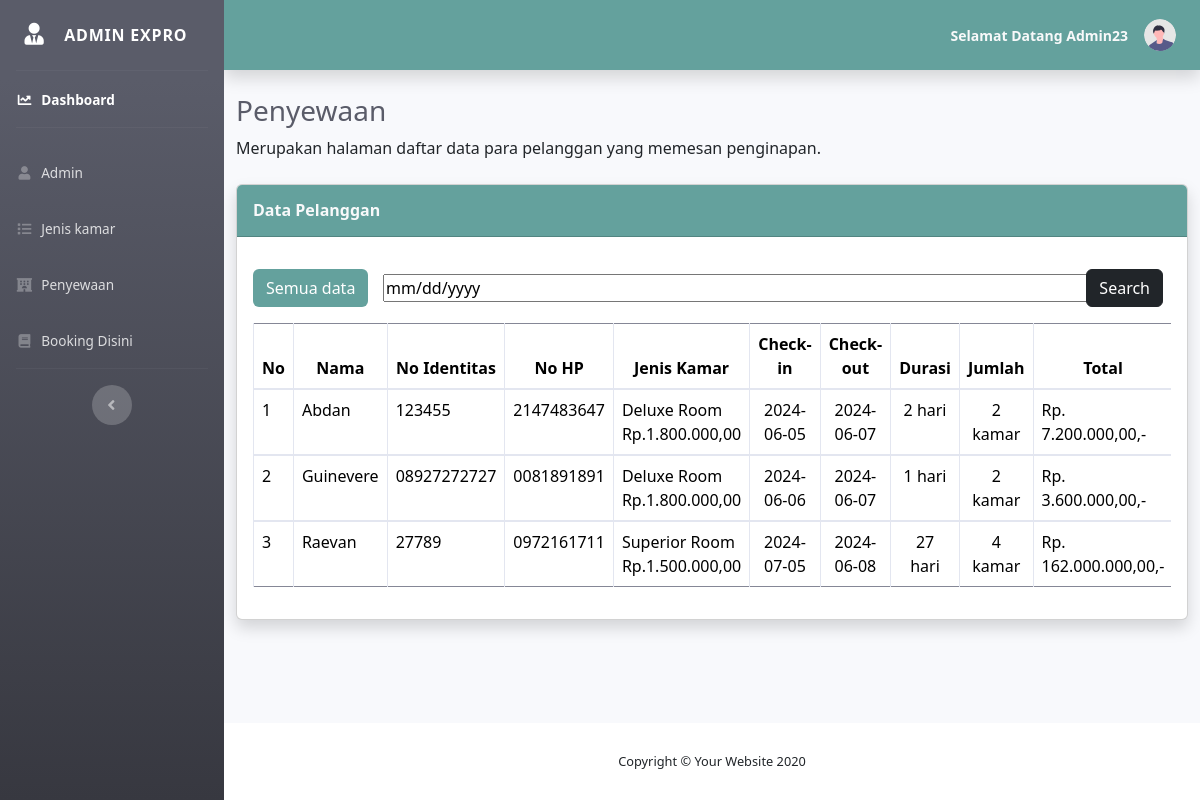
The page /dashboard/sewa.php (signed in) on the database its author committed.
### tables this page shows
CREATE TABLE `tbl_penyewa` (
  `id_sewa` int NOT NULL AUTO_INCREMENT,
  `id_kamar` int NOT NULL,
  `nama` varchar(255) NOT NULL,
  `check_in` date NOT NULL,
  `check_out` date NOT NULL,
  `durasi` int NOT NULL,
  `no_identitas` varchar(255) NOT NULL,
  `no_hp` varchar(255) NOT NULL,
  `jumlah` int NOT NULL,
  `total` int NOT NULL,
  PRIMARY KEY (`id_sewa`)
);

CREATE TABLE `tbl_jenis_kamar` (
  `id_kamar` int NOT NULL AUTO_INCREMENT,
  `jenis_kamar` varchar(255) NOT NULL,
  `harga` int NOT NULL,
  `keterangan` varchar(255) NOT NULL,
  PRIMARY KEY (`id_kamar`)
);

### dashboard/sewa.php (the view, shortened to what this page needs)
<!DOCTYPE html>
<html lang="en">
<head>
    <link href="vendor/fontawesome-free/css/all.min.css" rel="stylesheet" type="text/css">
    <link href="css/sb-admin-2.min.css" rel="stylesheet">
    <link href="vendor/datatables/dataTables.bootstrap4.min.css" rel="stylesheet">
</head>
<body id="page-top">
    <div id="wrapper">
        <?php include "sidebar.php"; ?>
        <div id="content-wrapper" class="d-flex flex-column">
            <div id="content">
                <?php
                include "topbar.php";
                ?>
                <div class="container" style="width: 100%;">
                    <h1 class="h3 mb-2 text-gray-800">Penyewaan</h1>
                    <p class="mb-4">Merupakan halaman daftar data para pelanggan yang memesan penginapan.</p>
                    <div class="card shadow mb-4">
                        <div class="card-header py-3" style="background-color: #64a19d;">
                            <h6 class="m-0 font-weight-bold text-light">Data Pelanggan</h6>
                        </div>
                        <div class="card-body">
                            <form action="" method="get">
                            <div class="d-flex justify-content-between">
                            <div class="semua">
                                <a class="btn mt-3 " style="background-color: #64a19d; color: white;" href="sewa.php">Semua data</a>
                            </div>
                                <div class="opsi mt-3 w-75">
                            <input type="date" name="check_in" style="width: 750px; margin-top: 5px;">
                                </div>
                                <div class="tombol">
                                     <button class="btn btn-dark mt-3 me-2" type="submit">Search</button>
                                </div>
                            </div>
                            </form>
                                <div class="table-responsive">
                                    <table class="table table-bordered mt-3" width="100%" cellspacing="0">
                                        <thead class="text-center">
                                            <tr>
                                                <th>No</th>
                                                <th>Nama</th>
                                                <th>No Identitas</th>
                                                <th>No HP</th>
                                                <th>Jenis Kamar</th>
                                                <th>Check-in</th>
                                                <th>Check-out</th>
                                                <th>Durasi</th>
                                                <th>Jumlah</th>
                                                <th>Total</th>
                                            </tr>
                                        </thead>
                                        <?php
                                        $sql = "SELECT nama, no_identitas, no_hp , jenis_kamar, harga, check_in, check_out, durasi, jumlah, total
                                        FROM tbl_penyewa
                                        INNER JOIN tbl_jenis_kamar
                                        on tbl_penyewa.id_kamar=tbl_jenis_kamar.id_kamar
                                        ORDER BY check_in ASC;
                                        ";
                                        $eksekusi = $conn->query($sql);
                                        $no = 1;
                                        foreach ($eksekusi as $row) {
                                        ?>
                                            <tbody>
                                                <tr>
                                                    <td> <?php echo $no++; ?> </td>
                                                    <td><?= $row['nama'] ?></td>
                                                    <td><?= $row['no_identitas']  ?></td>
                                                    <td><?= $row['no_hp']  ?></td>
                                                    <td><?= $row['jenis_kamar'] . "<br>" . "Rp." . number_format($row['harga'], 2, ",", "."); ?></td>
                                                    <td class="text-center"><?= $row['check_in']  ?></td>
                                                    <td class="text-center"><?= $row['check_out']  ?></td>
                                                    <td class="text-center"><?= $row['durasi'] . "  hari"  ?></td>
                                                    <td class="text-center"><?= $row['jumlah'] . " kamar"  ?></td>
                                                    <td><?= "Rp. " . number_format($row['total'], 2, ",", ".") . ",-" ?></td>
                                                </tr>
                                            </tbody>
                                        <?php } ?>
                                    </table>
                                </div>
                        </div>
                    </div>
                </div>
            </div>
            <footer class="sticky-footer bg-white">
                <div class="container my-auto">
                    <div class="copyright text-center my-auto">
                        <span>Copyright &copy; Your Website 2020</span>
                    </div>
                </div>
            </footer>
        </div>
    </div>
</body>
</html>

### dashboard/sidebar.php (shortened to what this page needs)
<!DOCTYPE html>
<html lang="en">
<head>
</head>
<body>
    <ul class="navbar-nav bg-gradient-dark sidebar sidebar-dark accordion" id="accordionSidebar">
        <a class="sidebar-brand d-flex align-items-center justify-content-center" href="index.html">
            <div class="sidebar-brand-icon">
            <i class="fas fa-fw fa-user-tie" style="font-size: 22px;"></i>
            </div>
            <div class="sidebar-brand-text mx-3">Admin EXPRO</div>
        </a>
        <hr class="sidebar-divider my-0">
        <li class="nav-item active">
            <a class="nav-link" href="index.php">
            <i class="fas fa-fw fa-chart-line"></i>
                <span>Dashboard</span></a>
        </li>
        <hr class="sidebar-divider">
        <li class="nav-item">
            <a class="nav-link" href="admin.php">
            <i class="fas fa-fw fa-user"></i>
                <span>Admin</span></a>
        </li>
        <li class="nav-item">
            <a class="nav-link" href="kamar.php">
            <i class="fas fa-fw fa-list"></i>
                <span>Jenis kamar</span></a>
        </li>
        <li class="nav-item">
            <a class="nav-link" href="sewa.php">
            <i class="fas fa-fw fa-hotel"></i>
                <span>Penyewaan</span></a>
        </li>
        <li class="nav-item">
            <a class="nav-link" href="booking2.php">
        <i class="fas fa-fw fa-book"></i>
                <span>Booking Disini</span></a>
        </li>
        <hr class="sidebar-divider d-none d-md-block">
        <div class="text-center d-none d-md-inline">
            <button class="rounded-circle border-0" id="sidebarToggle"></button>
        </div>
    </ul>

### dashboard/topbar.php (shortened to what this page needs)
  <link href="vendor/fontawesome-free/css/all.min.css" rel="stylesheet" type="text/css">
    <link href="css/sb-admin-2.min.css" rel="stylesheet">
    <link href="vendor/datatables/dataTables.bootstrap4.min.css" rel="stylesheet">
    <link href="https://cdn.jsdelivr.net/npm/bootstrap@5.3.3/dist/css/bootstrap.min.css" rel="stylesheet">
<nav class="navbar navbar-expand navbar-light topbar mb-4 static-top shadow" style="background-color: #64a19d;">
<ul class="navbar-nav ml-auto">
    <li class="nav-item dropdown no-arrow me-3">
        <a class="nav-link dropdown-toggle" href="#" id="userDropdown" role="button"
            data-toggle="dropdown" aria-haspopup="true" aria-expanded="false">
            <span class="mr-2 d-none d-lg-inline text-light small me-3"><b>Selamat Datang <?= $_SESSION["username"]; ?></b></span>
            <img class="img-profile rounded-circle"
                src="img/undraw_profile.svg">
        </a>
    </li>
</ul>
</nav>

### rows shown on the page
tbl_penyewa: nama "Abdan", no_identitas "123455", no_hp "2147483647", id_kamar.jenis_kamar "Deluxe Room", id_kamar.harga "1.800.000,00", check_in "2024-06-05", check_out "2024-06-07", durasi "2", jumlah "2", total "7.200.000,00"
tbl_penyewa: nama "Guinevere", no_identitas "08927272727", no_hp "0081891891", id_kamar.jenis_kamar "Deluxe Room", id_kamar.harga "1.800.000,00", check_in "2024-06-06", check_out "2024-06-07", durasi "1", jumlah "2", total "3.600.000,00"
tbl_penyewa: nama "Raevan", no_identitas "27789", no_hp "0972161711", id_kamar.jenis_kamar "Superior Room", id_kamar.harga "1.500.000,00", check_in "2024-07-05", check_out "2024-06-08", durasi "27", jumlah "4", total "162.000.000,00"

### other values the page prints
$_SESSION["username"] "Admin23"
